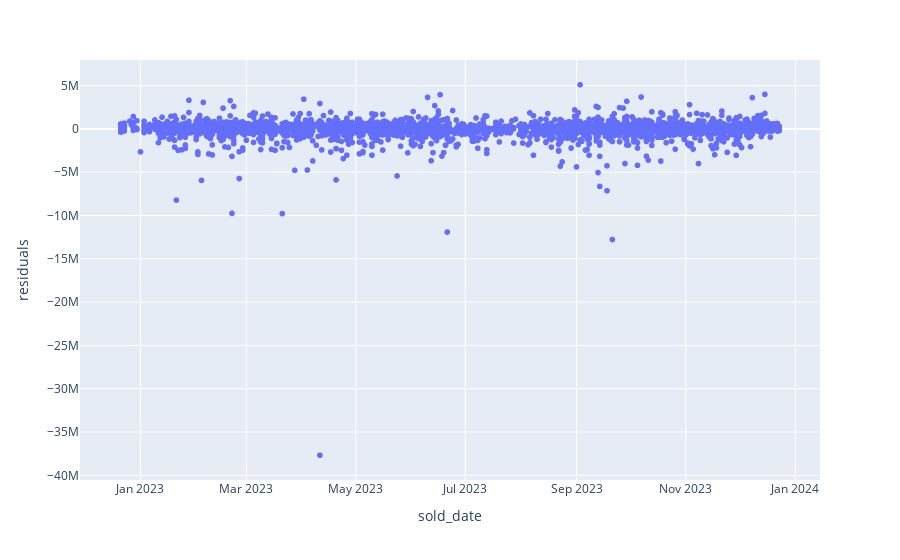

Here is the notebook cell this chart was saved with:
### Code cell
apartments = listings.query("residence_type=='Lägenhet'")
predicted = X_test.merge(apartments[["sold_date"]], left_index=True, right_index=True)
predicted["residuals"] = residuals
px.scatter(data_frame=predicted, x='sold_date', y='residuals')

### Figure 1 — Plotly figure (JSON) as saved in the notebook; plotly's stock layout.template omitted (floating-point values rounded to 4 significant figures; data arrays with more than 128 entries replaced by an {"elided": "..."} marker saying what was removed)
{"data": [{"hovertemplate": "sold_date=%{x}<br>residuals=%{y}<extra></extra>", "legendgroup": "", "marker": {"color": "#636efa", "symbol": "circle"}, "mode": "markers", "name": "", "showlegend": false, "type": "scattergl", "x": {"elided": "3990 str values"}, "xaxis": "x", "y": {"elided": "3990 float values"}, "yaxis": "y"}], "layout": {"legend": {"tracegroupgap": 0}, "margin": {"t": 60}, "xaxis": {"anchor": "y", "domain": [0, 1], "title": {"text": "sold_date"}}, "yaxis": {"anchor": "x", "domain": [0, 1], "title": {"text": "residuals"}}}}
